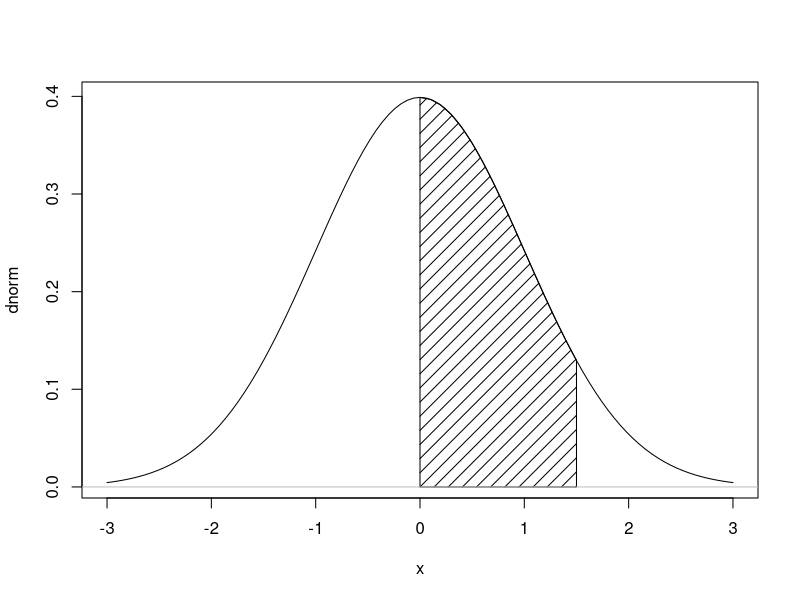
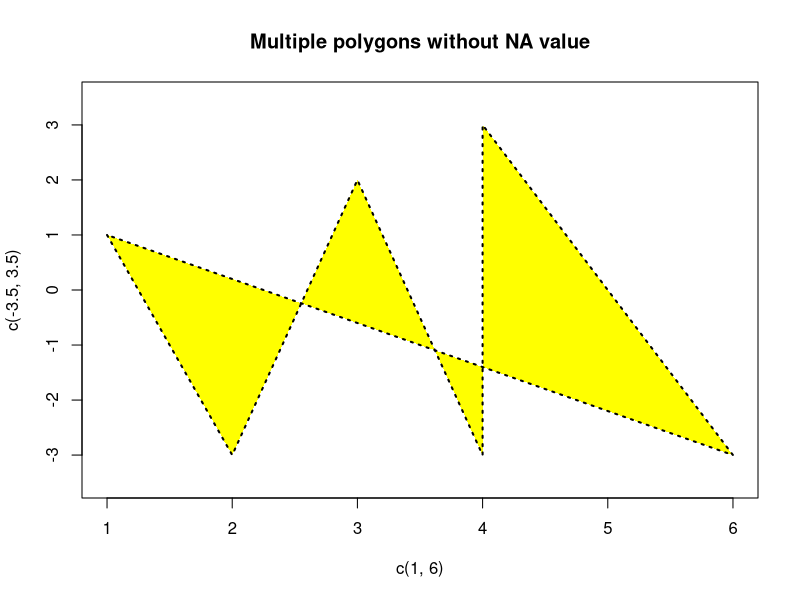

Write R code to recreate these figures, in order.
##########################################################################################################################################

#(주의) ->  순차적으로 코드를 실행하는 것을 권함!

#에러 발생 시 github Finance/R-Finance-Programming 경로에 issue를 남기면 확인

##########################################################################################################################################



### 그래프의 특정영역 칠하기.

##########################################################################################################################################

## polygon함수를 이용하는 방법.

# 정규분포 함수에서 확률변수 z가 0에서 1.5 사이에 있을 확률을 빗금으로 보여줌.

plot(dnorm, xlim=c(-3,3))
x<-seq(0,1.5,0.1)
polygon(c(0,x,1.5), c(0,dnorm(x),0),density=10)      # density 인수를 10으로 하면 45도 각도의 빗금으로 다각형 안을 채움.
abline(h=0,col='gray')



graphics.off()                    # 그래프 지워주는 함수.

 ## what if no NA value
 plot(c(1, 6), c(-3.5, 3.5), type = "n")
 x <- c(1, 2, 3, 4, 4, 6)
 y <- c(1, -3, 2, -3, 3, -3)
 polygon(x, y, col = c("yellow", "blue"), border = c("black", "red"),
 lwd = 2, lty = c("dotted", "solid"))
 title("Multiple polygons without NA value")




############################################################결과값(print)#################################################################

# 그래프 찍어보기.

 # > plot(dnorm, xlim=c(-3,3))
 # > x<-seq(0,1.5,0.1)
 # > polygon(c(0,x,1.5), c(0,dnorm(x),0),density=10)      # density 인수를 10으로 하면 45도 각도의 빗금으로 다각형 안을 채움.
 # > abline(h=0,col='gray')

##########################################################################################################################################
